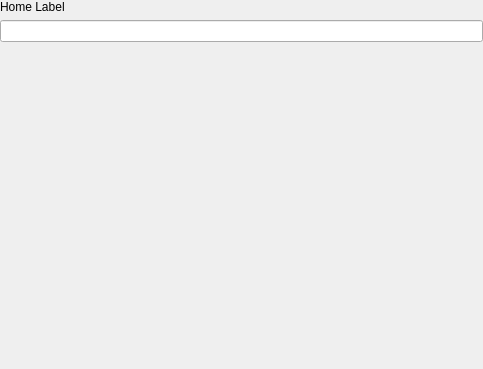
<?xml version="1.0" encoding="UTF-8"?>
<ui version="4.0">
 <class>DemoSettingPage</class>
 <widget class="QStackedWidget" name="DemoSettingPage">
  <property name="geometry">
   <rect>
    <x>0</x>
    <y>0</y>
    <width>483</width>
    <height>369</height>
   </rect>
  </property>
  <property name="windowTitle">
   <string>DemoSettingPage</string>
  </property>
  <widget class="QWidget" name="page_1">
   <layout class="QHBoxLayout" name="horizontalLayout">
    <property name="leftMargin">
     <number>0</number>
    </property>
    <property name="topMargin">
     <number>0</number>
    </property>
    <property name="rightMargin">
     <number>0</number>
    </property>
    <property name="bottomMargin">
     <number>0</number>
    </property>
    <item>
     <widget class="QScrollArea" name="scrollArea">
      <property name="frameShape">
       <enum>QFrame::NoFrame</enum>
      </property>
      <property name="verticalScrollBarPolicy">
       <enum>Qt::ScrollBarAsNeeded</enum>
      </property>
      <property name="horizontalScrollBarPolicy">
       <enum>Qt::ScrollBarAlwaysOff</enum>
      </property>
      <property name="widgetResizable">
       <bool>true</bool>
      </property>
      <widget class="QWidget" name="scrollAreaWidgetContents">
       <property name="geometry">
        <rect>
         <x>0</x>
         <y>0</y>
         <width>483</width>
         <height>369</height>
        </rect>
       </property>
       <layout class="QGridLayout" name="gridLayout">
        <property name="leftMargin">
         <number>0</number>
        </property>
        <property name="topMargin">
         <number>0</number>
        </property>
        <property name="rightMargin">
         <number>0</number>
        </property>
        <property name="bottomMargin">
         <number>0</number>
        </property>
        <item row="2" column="0">
         <spacer name="verticalSpacer">
          <property name="orientation">
           <enum>Qt::Vertical</enum>
          </property>
          <property name="sizeHint" stdset="0">
           <size>
            <width>20</width>
            <height>40</height>
           </size>
          </property>
         </spacer>
        </item>
        <item row="0" column="0">
         <widget class="QLabel" name="label_homelabel">
          <property name="text">
           <string>Home Label</string>
          </property>
         </widget>
        </item>
        <item row="1" column="0">
         <widget class="QLineEdit" name="lineEdit_homelabel"/>
        </item>
       </layout>
      </widget>
     </widget>
    </item>
   </layout>
  </widget>
  <widget class="QWidget" name="page_2">
   <layout class="QHBoxLayout" name="horizontalLayout_2">
    <property name="leftMargin">
     <number>0</number>
    </property>
    <property name="topMargin">
     <number>0</number>
    </property>
    <property name="rightMargin">
     <number>0</number>
    </property>
    <property name="bottomMargin">
     <number>0</number>
    </property>
    <item>
     <widget class="QLabel" name="label">
      <property name="text">
       <string>This is Custome Setting Page2.</string>
      </property>
      <property name="alignment">
       <set>Qt::AlignCenter</set>
      </property>
     </widget>
    </item>
   </layout>
  </widget>
 </widget>
 <resources/>
 <connections/>
</ui>
